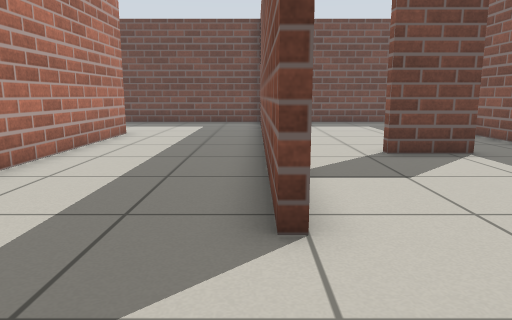
view 1 (above)

16 first-person views from a walk through a robot-simulator world made for Gazebo. The camera is 0.67 m above the floor, tilts 10° down and sees 70° across. The floor is counted in squares, 0.5 m on a side. Each view is taken from the middle of a square. On the plan, view 1 faces up. The plan holds only what a view shows up to about 15 squares ahead; the rest is blank.

view 2
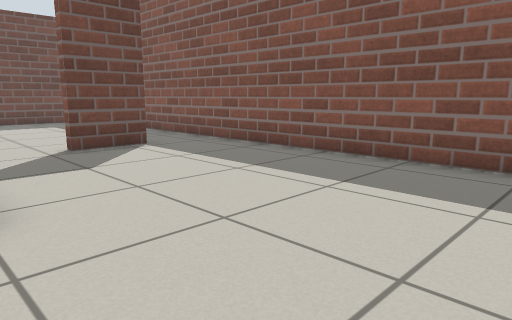

view 3
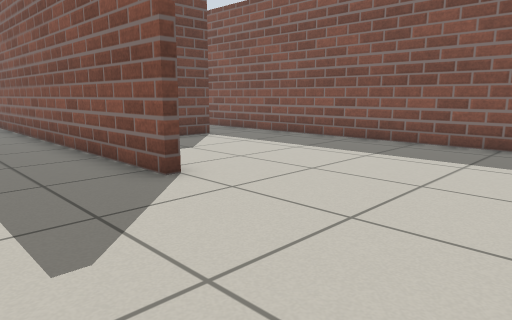

view 4
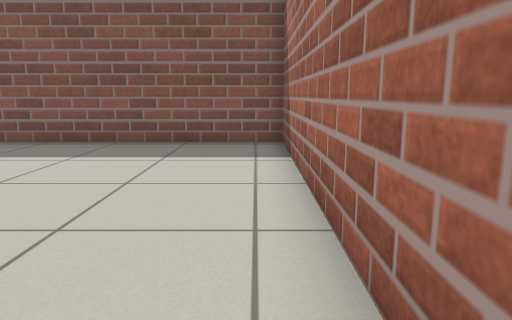

view 5
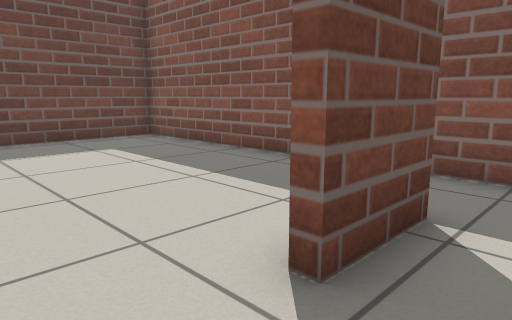

view 6
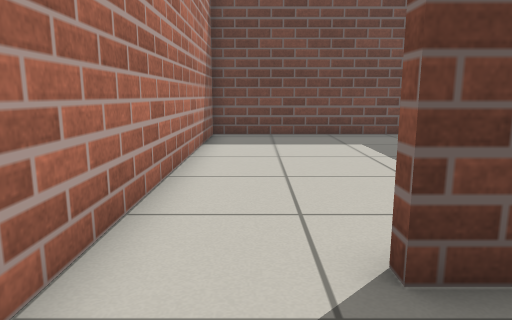

view 7
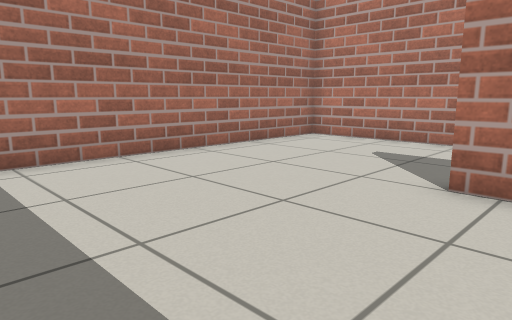

view 8
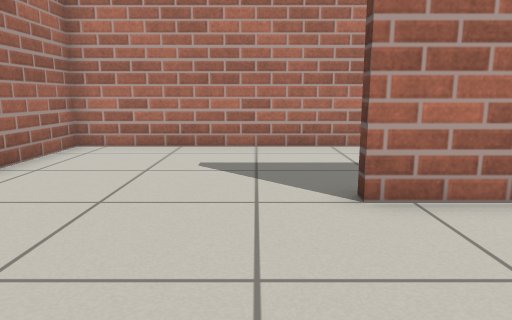

view 9
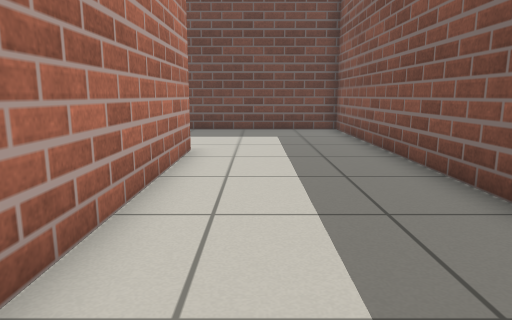

view 10
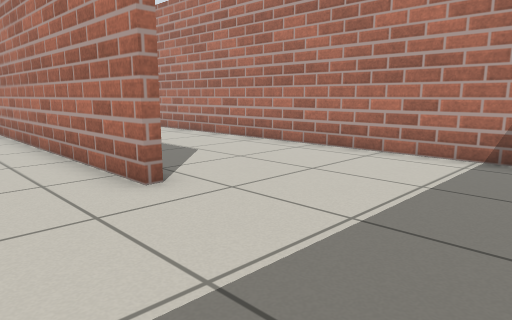

view 11
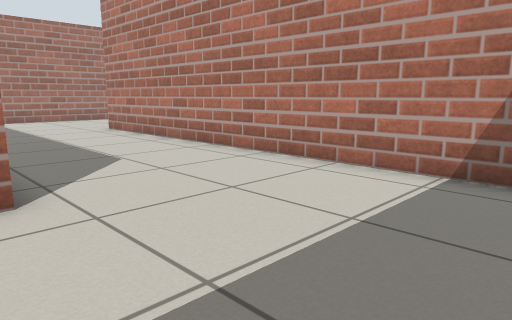

view 12
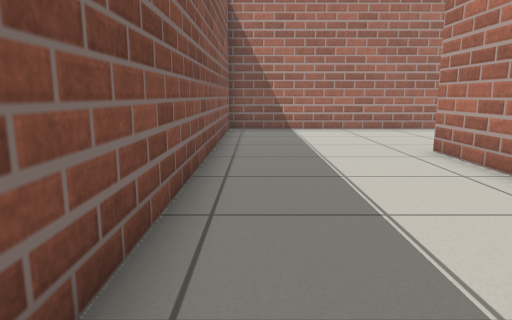

view 13
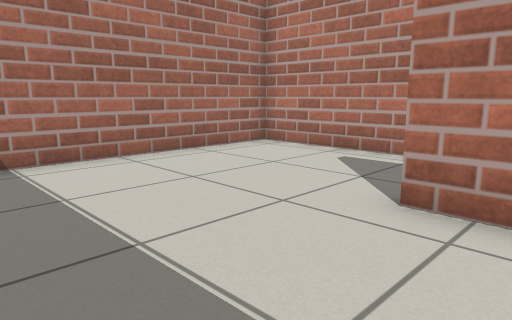

view 14
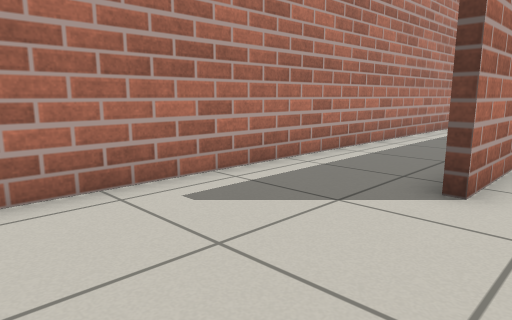

view 15
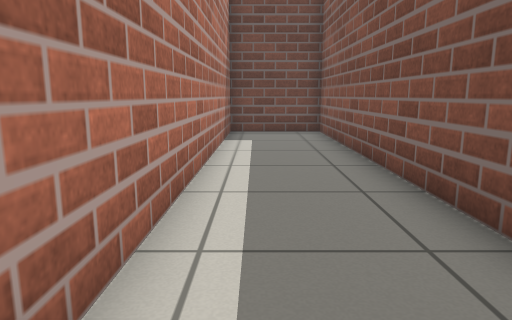

view 16
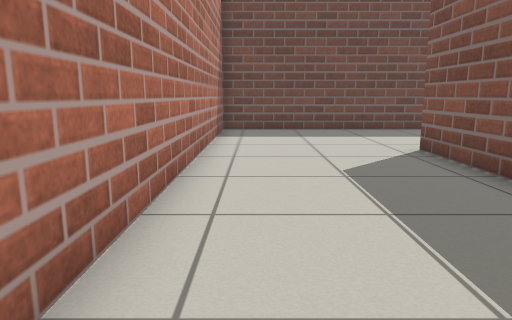

### Floor plan
Ten units are one square. View 1 is at (0, 0); x grows to the right and y downward. Boxes are objects, and circles mark ways between rooms. Rooms are numbered by the first view taken in them; rooms with no view inside come last. Other rooms are left out.
<svg viewBox="-146 -191 226 224">
<path fill="none" stroke="#000" d="M5 -52 5 -34 2 -34 2 -146M51 -84 30 -84M-46 -131 -46 28 75 28 75 -186 5 -186 5 -79M-106 -82 -106 -186 -139 -186 -141 28 -49 28 -49 -131M2 -146 2 -186 -103 -186 -103 -31"/>
<circle cx="-25" cy="-148" r="3" fill="#2a7"/>
<text x="20" y="-70">1</text>
<text x="-90" y="-90">2</text>
</svg>
Room 1 opens to room 2.

Where each view was taken, in squares from view 1:
view 1: 0 up, 0 right, facing up
view 2: 1 down, 0 right, facing up-right
view 3: 2 down, 3 left, facing up-right
view 4: 2 down, 3 left, facing right
view 5: 7 up, 1 right, facing up-right
view 6: 6 up, 2 right, facing up
view 7: 5 up, 6 right, facing down-left
view 8: 2 up, 5 right, facing left
view 9: 4 up, 3 left, facing up
view 10: 18 up, 2 left, facing down-left
view 11: 18 up, 4 left, facing down-left
view 12: 12 up, 6 left, facing down
view 13: 5 up, 6 left, facing down-left
view 14: 2 down, 9 left, facing up-left
view 15: 5 up, 13 left, facing up
view 16: 4 up, 9 left, facing up
